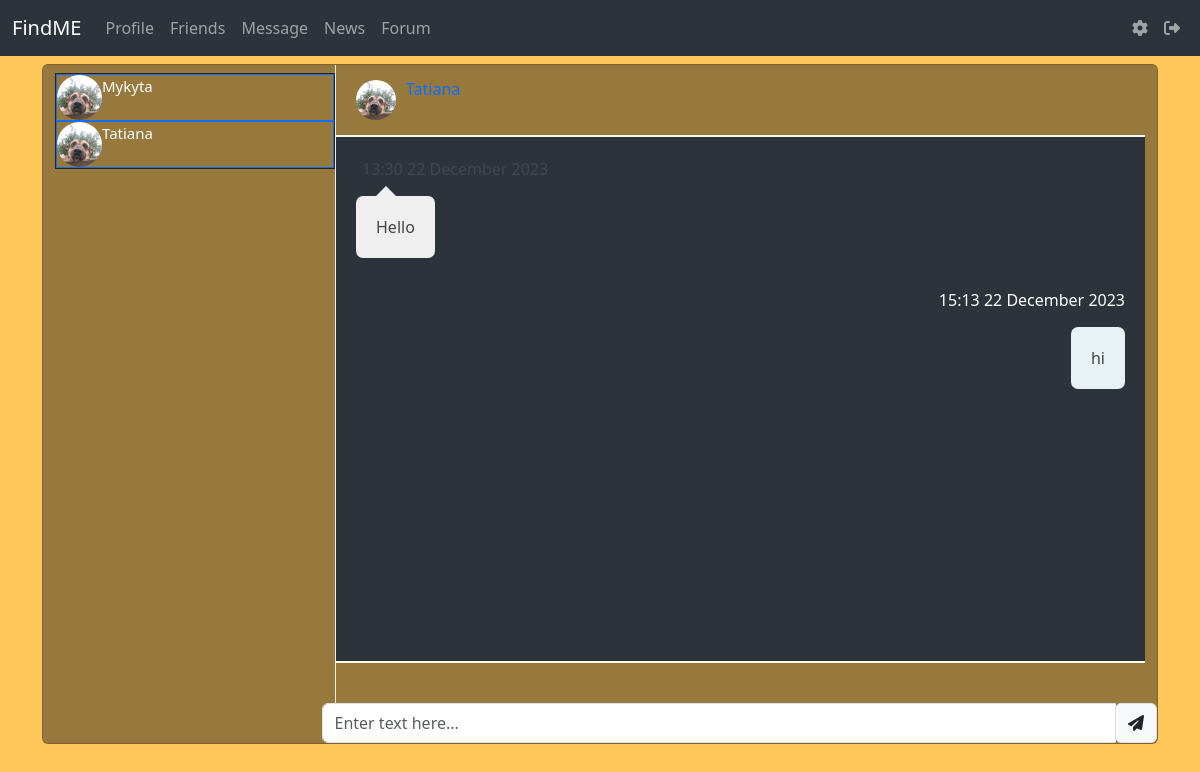
Page /message/4 (signed in) on the committed database.
### data/users.py (models this page shows, shortened)
class User(SqlAlchemyBase, UserMixin):
    __tablename__ = 'users'
    id = sqlalchemy.Column(sqlalchemy.Integer, primary_key=True, autoincrement=True)
    name = sqlalchemy.Column(sqlalchemy.String, unique=True, nullable=True)
    about = sqlalchemy.Column(sqlalchemy.String, nullable=True, default='write about yourself')
    second_email = sqlalchemy.Column(sqlalchemy.String, nullable=True)
    github = sqlalchemy.Column(sqlalchemy.String, nullable=True)
    image = sqlalchemy.Column(sqlalchemy.String, default="default.jpg")
    email = sqlalchemy.Column(sqlalchemy.String, index=True, unique=True, nullable=True)
    followings = sqlalchemy.Column(sqlalchemy.String, nullable=True, default='')
    followers = sqlalchemy.Column(sqlalchemy.String, nullable=True, default='')
    post_count = sqlalchemy.Column(sqlalchemy.Integer, nullable=True, default=0)
    admin_check = sqlalchemy.Column(sqlalchemy.Integer, default=0)
    hashed_password = sqlalchemy.Column(sqlalchemy.String, nullable=True)
    created_date = sqlalchemy.Column(sqlalchemy.DateTime, default=datetime.datetime.now)

### data/messages.py (models this page shows)
class Message(SqlAlchemyBase):
    __tablename__ = 'messages'
    id = sqlalchemy.Column(sqlalchemy.Integer,
                           primary_key=True, autoincrement=True)
    content = sqlalchemy.Column(sqlalchemy.String)
    created_date = sqlalchemy.Column(sqlalchemy.DateTime,
                                     default=datetime.datetime.now)
    chat_id = sqlalchemy.Column(sqlalchemy.Integer,
                                sqlalchemy.ForeignKey("chats.id"))
    user_id = sqlalchemy.Column(sqlalchemy.Integer,
                                sqlalchemy.ForeignKey("users.id"))
    chat = relationship('Chats')
    user = relationship('User')

### main.py (the view, shortened to what this page needs)
@app.route('/message/<user_id>', methods=['GET', 'POST'])
@login_required
def message_id(user_id):
    db_sess = db_session.create_session()
    user = db_sess.query(User).filter(User.id == user_id).first()
    if request.method == 'POST':
        message = request.form['message_user_input']
        if message:
            db_sess = db_session.create_session()
            user = db_sess.query(User).filter(User.id == user_id).first()
            chat = db_sess.query(Chats).filter((
                                                       Chats.users == f'{user_id}, {current_user.id}') | (
                                                       Chats.users == f'{current_user.id}, {user_id}')).first()
            id = chat.id
            message_user = Message(
                content=message, chat_id=id, user_id=current_user.id
            )
            db_sess.add(message_user)
            db_sess.commit()
        return redirect(f"/message/{user_id}")
    else:
        db_sess = db_session.create_session()
        chat = db_sess.query(Chats).filter((
                                                   Chats.users == f'{user_id}, {current_user.id}') | (
                                                   Chats.users == f'{current_user.id}, {user_id}')).first()
        if chat:
            id = chat.id
        messages = db_sess.query(Message).filter(Message.chat_id == id).all()
    friends = db_sess.query(User).filter(current_user.id != User.id).all()
    return render_template('message.html', messages=messages, friends=friends, user=user)

### data/db_session.py (called while the page is built)
def create_session() -> Session:
    global __factory
    return __factory()

### main.py (called while the page is built)
@login_manager.user_loader
def load_user(user_id):
    db_sess = db_session.create_session()
    return db_sess.query(User).get(user_id)

### templates/message.html (shortened to what this page needs)
{% extends "base.html" %}
{% block content %}
<div class="container">
<div class="row">
        <div class="card chat-app" style="height: 85vh; background-color: #2227;">
                <div id="plist" class="people-list">
                    <ul class="list-unstyled chat-list mt-2 mb-0" style="border: 1px solid;">
                        {% for friend in friends%}
                        {% set ids = current_user.followings.split(', ') %}
                        {% set list1 = friend.followers.split(', ') %}
                        {% set user_id_ = current_user.id | string() %}
                            {% if friend.id | string() in ids%}
                                <a href="/message/{{ friend.id }}" style="text-decoration: none;">
                                    <li class="clearfix" style="border: 1px solid;">
                                        <img src="../static/avatars/{{user.image}}" alt="avatar">
                                            <div class="about">
                                                <div class="name" style="color: white;" >{{friend.name}}</div>
                                            </div>
                                    </li>
                                </a>
                            {% endif %}
                        {% endfor %}
                    </ul>
                </div>
                <div class="chat" style="max-height: 100%; ">
                    <div class="chat-header clearfix">
                        <div class="row">
                            <div class="col-lg-6">
                                <a href="javascript:void(0);" data-toggle="modal" data-target="#view_info" >
                                    <a href="/profile/{{user.name}}"><img src="../static/avatars/{{user.image}}" alt="avatar"></a>
                                </a>
                                <div class="chat-about">
                                    <h6 class="m-b-0" style="color: white;"><a href="/profile/{{user.name}}" style="text-decoration: none;">{{user.name}}</a></h6>
                                </div>
                            </div>
                        </div>
                    </div>
                    <div class="chat-history"   id="chat_for_js"  style="overflow: auto; height: 65.8vh; background-color: #2d333b;">
                        <ul class="m-b-0">
                             {% for item in messages%}
                                {% if item.user_id == current_user.id %}
                                    <li class="clearfix">
                                        <div class="message-data text-right" style="display: flex; justify-content: flex-end;">
                                            <span class="message-data-time" style="color: white;">{{item.created_date.strftime('%H:%M')}} {{item.created_date.strftime('%d %B %Y')}}</span>
                                        </div>
                                        <div class="message other-message float-right">{{item.content}}</div>
                                    </li>
                                {% else %}
                                    <li class="clearfix">
                                        <div class="message-data text-left" style="display: flex; justify-content: flex-start;">
                                            <span class="message-data-time">{{item.created_date.strftime('%H:%M')}} {{item.created_date.strftime('%d %B %Y')}}</span>
                                        </div>
                                        <div class="message my-message">{{item.content}}</div>
                                    </li>
                                {% endif %}
                             {% endfor %}
                        </ul>
                    </div>
                    <form method="post" enctype="multipart/form-data">
                        <div class="chat-message clearfix" id="for_message_input">
                            <div class="input-group mb-0" id="message_input" style=" width: 75%;">
                                <input type="text" name='message_user_input' class="form-control" placeholder="Enter text here...">
                                <div class="input-group-prepend">
                                    <span class="input-group-text" style="height: 40px;"><i class="fa fa-send"></i></span>
                                </div>
                            </div>
                        </div>
                    </form>
                </div>
            </div>
        </div>
</div>
{% endblock %}

### static/css/style.css (style rules this page uses)
img { max-width: 100%; height: auto; }
html body { background-color: #FFC759; }
body { min-height: 100vh; overflow-x: hidden }
.chat-app .people-list { width: 280px; position: absolute; top: 0; }
.chat-app .chat { margin-left: 280px; border-left: 1px solid #eaeaea; height: 120%; }
.people-list .chat-list li .name { font-size: 15px }
.people-list .chat-list img { width: 45px; border-radius: 50% }
.people-list img { float: left; border-radius: 50% }
.chat .chat-header { padding: 15px 20px; border-bottom: 2px solid #f4f7f6 }
.chat .chat-header img { float: left; border-radius: 40px; width: 40px }
.chat .chat-header .chat-about { float: left; padding-left: 10px }
.chat .chat-history { padding: 20px; border-bottom: 2px solid #fff }
.chat .chat-history ul { padding: 0 }
.chat .chat-history ul li { list-style: none; margin-bottom: 30px }
.chat .chat-history ul li:last-child { margin-bottom: 0px }
.chat .chat-history .message-data { margin-bottom: 15px }
.chat .chat-history .message-data-time { color: #434651; padding-left: 6px }
.chat .chat-history .message { color: #444; padding: 18px 20px; line-height: 26px; font-size: 16px; border-radius: 7px; display: inline-block; position: relative }
.chat .chat-history .my-message { background: #efefef }
.chat .chat-history .my-message:after { bottom: 100%; left: 30px; border: solid transparent; content: " "; height: 0; width: 0; position: absolute; pointer-events: none; border-bottom-color: #efefef; border-width: 10px; margin-left: -10px }
.chat .chat-history .other-message { background: #e8f1f3; text-align: right }
.chat .chat-history .other-message:after { border-bottom-color: #e8f1f3; left: 93% }
.chat .chat-message { padding: 20px }
.float-right { float: right }
.clearfix:after { visibility: hidden; display: block; font-size: 0; content: " "; clear: both; height: 0 }
#message_input { position: absolute; bottom: 0; right: 0; width: 100%; }

### rows in the picture
User: image (picture), name "Mykyta"
User: image (picture), name "Tatiana"
Message: created_date "13:30", created_date "22 December 2023", content "Hello"
Message: created_date "15:13", created_date "22 December 2023", content "hi"
